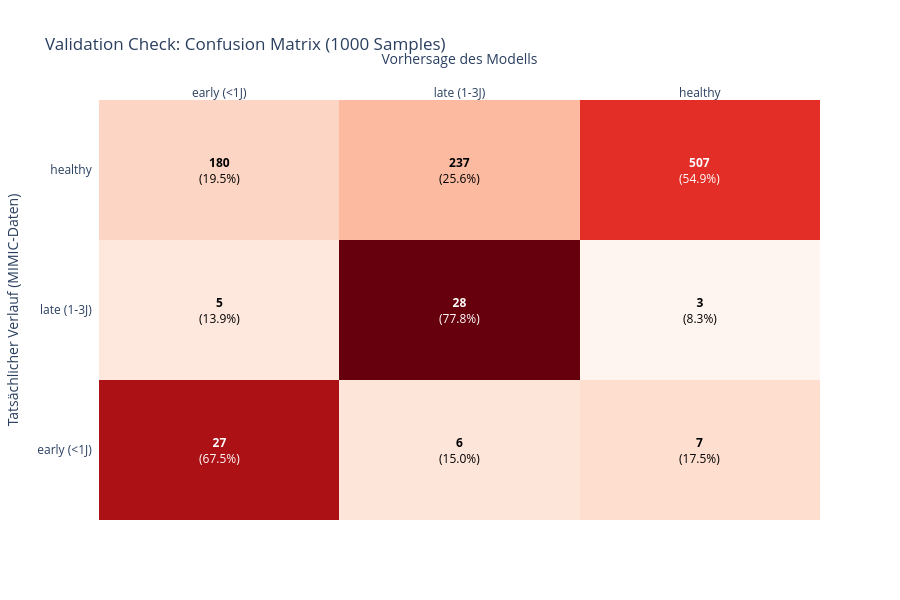

The notebook cell this image was saved under:
### Markdown cell above
# 5. Visualisation Prediction Performance

### Code cell
if sample: 
    X_val = X_val_sample
    y_val = y_val_sample
else: 
    X_val = X_val
    y_val = y_val
# 1. Normalisierung der Confusion Matrix (Zeilenweise)
# Wie viel % der tatsächlichen Klasse wurden wie vorhergesagt?
# WICHTIG: Wir vergleichen hier mit y_val_sample, da wir nur darauf vorhergesagt haben!

cm = confusion_matrix(y_val, y_val_pred)
cm_perc = cm.astype('float') / cm.sum(axis=1)[:, np.newaxis]

labels = ['early (<1J)', 'late (1-3J)', 'healthy']

# 2. Text für die Boxen (Absolute Zahl + Prozent)
annot_text = [
    [f"<b>{val}</b><br>({perc:.1%})" for val, perc in zip(row_val, row_perc)]
    for row_val, row_perc in zip(cm, cm_perc)
]

# 3. Interaktive Heatmap
fig = ff.create_annotated_heatmap(
    cm_perc, 
    x=labels, 
    y=labels, 
    annotation_text=annot_text, 
    colorscale='Reds' # 'Reds' hebt die Treffer besser hervor
)
if sample:
    fig.update_layout(
        title='Validation Check: Confusion Matrix (1000 Samples)',
        xaxis_title="Vorhersage des Modells",
        yaxis_title="Tatsächlicher Verlauf (MIMIC-Daten)",
        template="plotly_white",
        height=600
    )
else:
    fig.update_layout(
        title='Validation Check: Confusion Matrix (3000 Samples)',
        xaxis_title="Vorhersage des Modells",
        yaxis_title="Tatsächlicher Verlauf (MIMIC-Daten)",
        template="plotly_white",
        height=600
    )

fig.show()

### Figure 1 — Plotly figure (JSON) as saved in the notebook; plotly's stock layout.template omitted (floating-point values rounded to 4 significant figures)
{"data": [{"colorscale": [[0, "rgb(255,245,240)"], [0.125, "rgb(254,224,210)"], [0.25, "rgb(252,187,161)"], [0.375, "rgb(252,146,114)"], [0.5, "rgb(251,106,74)"], [0.625, "rgb(239,59,44)"], [0.75, "rgb(203,24,29)"], [0.875, "rgb(165,15,21)"], [1, "rgb(103,0,13)"]], "reversescale": false, "showscale": false, "type": "heatmap", "x": ["early (<1J)", "late (1-3J)", "healthy"], "y": ["early (<1J)", "late (1-3J)", "healthy"], "z": [[0.675, 0.15, 0.175], [0.1389, 0.7778, 0.08333], [0.1948, 0.2565, 0.5487]]}], "layout": {"annotations": [{"font": {"color": "#FFFFFF"}, "showarrow": false, "text": "<b>27</b><br>(67.5%)", "x": "early (<1J)", "xref": "x", "y": "early (<1J)", "yref": "y"}, {"font": {"color": "#000000"}, "showarrow": false, "text": "<b>6</b><br>(15.0%)", "x": "late (1-3J)", "xref": "x", "y": "early (<1J)", "yref": "y"}, {"font": {"color": "#000000"}, "showarrow": false, "text": "<b>7</b><br>(17.5%)", "x": "healthy", "xref": "x", "y": "early (<1J)", "yref": "y"}, {"font": {"color": "#000000"}, "showarrow": false, "text": "<b>5</b><br>(13.9%)", "x": "early (<1J)", "xref": "x", "y": "late (1-3J)", "yref": "y"}, {"font": {"color": "#FFFFFF"}, "showarrow": false, "text": "<b>28</b><br>(77.8%)", "x": "late (1-3J)", "xref": "x", "y": "late (1-3J)", "yref": "y"}, {"font": {"color": "#000000"}, "showarrow": false, "text": "<b>3</b><br>(8.3%)", "x": "healthy", "xref": "x", "y": "late (1-3J)", "yref": "y"}, {"font": {"color": "#000000"}, "showarrow": false, "text": "<b>180</b><br>(19.5%)", "x": "early (<1J)", "xref": "x", "y": "healthy", "yref": "y"}, {"font": {"color": "#000000"}, "showarrow": false, "text": "<b>237</b><br>(25.6%)", "x": "late (1-3J)", "xref": "x", "y": "healthy", "yref": "y"}, {"font": {"color": "#FFFFFF"}, "showarrow": false, "text": "<b>507</b><br>(54.9%)", "x": "healthy", "xref": "x", "y": "healthy", "yref": "y"}], "height": 600, "title": {"text": "Validation Check: Confusion Matrix (1000 Samples)"}, "xaxis": {"dtick": 1, "gridcolor": "rgb(0, 0, 0)", "side": "top", "ticks": "", "title": {"text": "Vorhersage des Modells"}}, "yaxis": {"dtick": 1, "ticks": "", "ticksuffix": "  ", "title": {"text": "Tatsächlicher Verlauf (MIMIC-Daten)"}}}}
